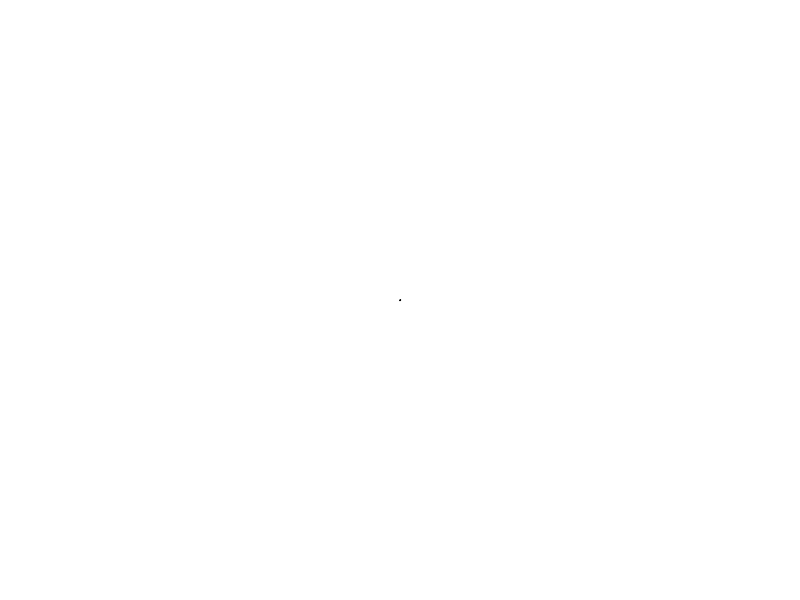
Frame 1 (no input)
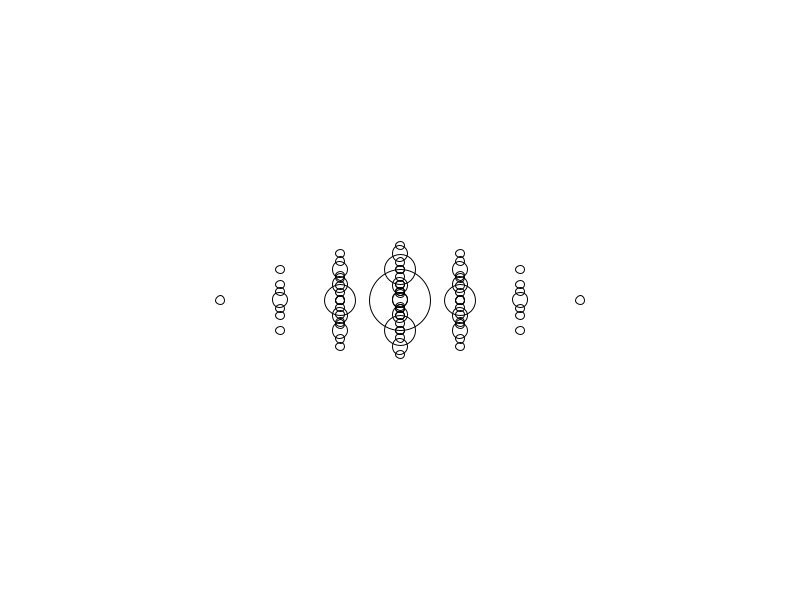
Frame 60 (the mouse pressed at the canvas centre just before this capture)
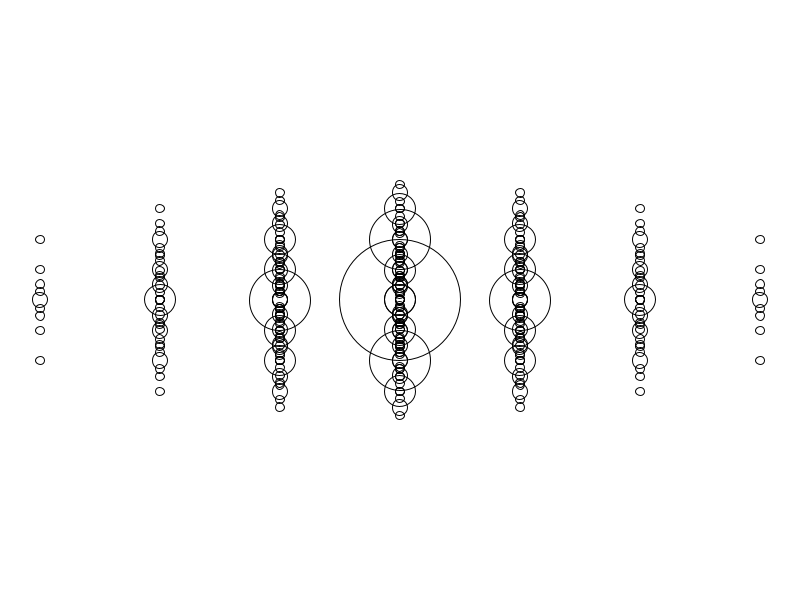
Frame 120 (the mouse held since frame 60 and released just before this capture)

The Processing sketch that drew these frames (run headless with seeded random() and noise(); from frame 60 on, the mouse is pressed at the canvas centre):

// Processing sketch: fractal_circle2
// ── fractal_circle2.pde
float a=500;
float t;
float counter;

void setup() {
  size(800, 600);
}

void draw() {
  counter++;
  if (counter > 400) {
   counter = 1; 
  }
  background(255);
  t = 0.001;
  a = a + sin((counter*10)*0.0000005);
  drawCircle(width/2, height/2, a*t*counter*2);
  println(counter);

}

void drawCircle(float x, float y, float d) {
  noFill();
  ellipse(x, y, d, d); 
  d++;
  if (d > 15) {
    drawCircle (x+counter, y, d/2);
    drawCircle (x-counter, y, d/2);
    drawCircle (x, y+ d/2, d/2);
    drawCircle (x, y- d/2, d/2);
  }
}
